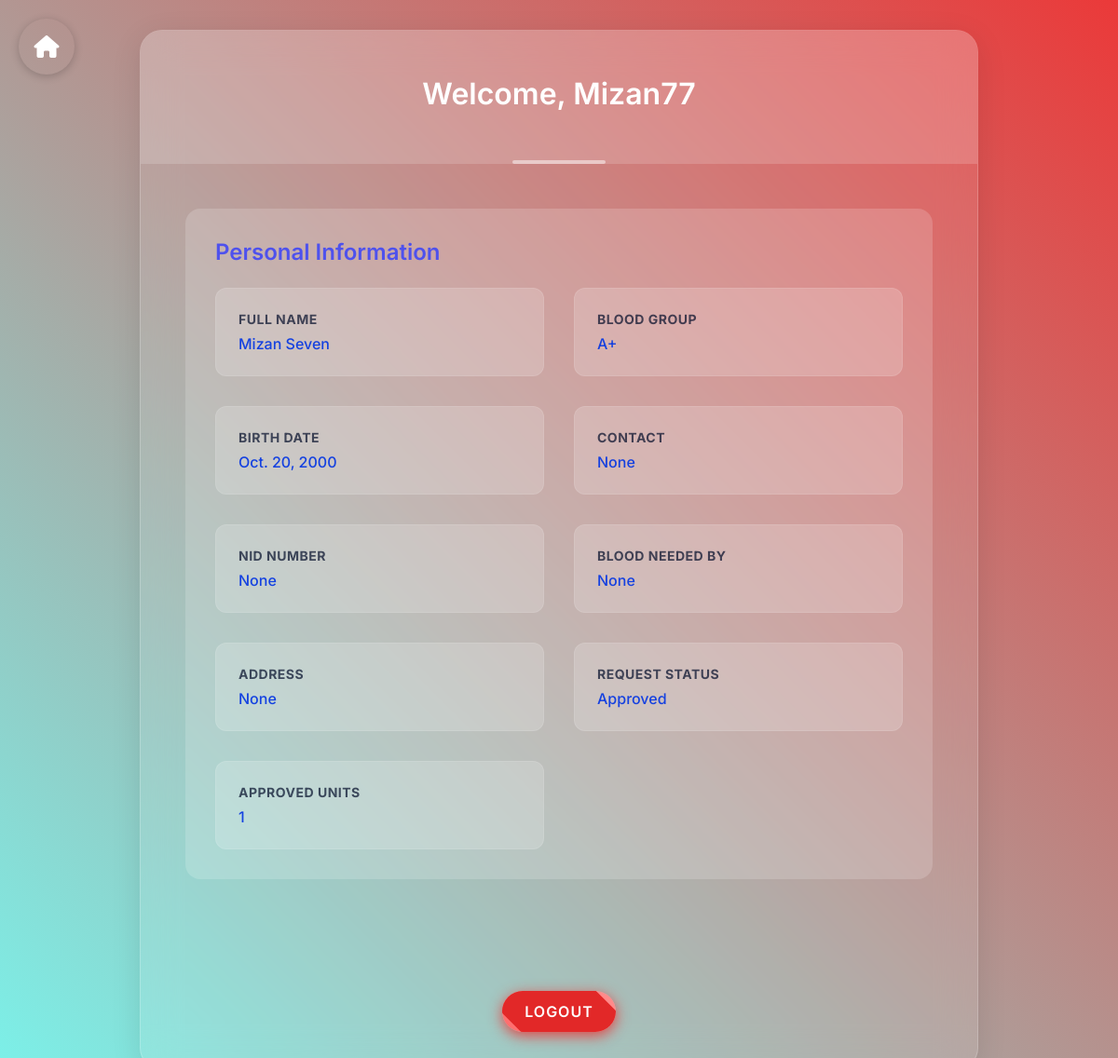
/profile/ (signed in), run on the app's committed database.
### blood_bank/models.py (models this page shows)
class Recipient2(models.Model):
    username = models.CharField(max_length=100)
    full_name = models.CharField(max_length=255, verbose_name="Full Name")
    blood_group = models.ForeignKey(BloodGroup, on_delete=models.CASCADE)
    birth_date = models.DateField(verbose_name="Date of Birth")  # Changed 'dob' to 'birth_date'
    address = models.TextField(null=True, blank=True)
    contact = models.CharField(max_length=15, null=True, blank=True)
    nid_number = models.CharField(max_length=20, null=True, blank=True)
    by_date = models.DateField(null=True, blank=True)
    units = models.PositiveIntegerField(default=1)  # New field for units

class BloodGroup(models.Model):
    name = models.CharField(max_length=10, unique=True, verbose_name="Blood Group")
    class Meta:
        verbose_name = "Blood Group"
        verbose_name_plural = "Blood Groups"
    def __str__(self):
        return self.name

### blood_bank/views.py (the view)
# urls.py: path('profile/', views.profile, name='profile'),
@login_required
def profile(request):
    try:
        recipient = Recipient2.objects.filter(username = request.user.username).first()
        return render(request, 'profile.html', {'recipient': recipient})
    except Recipient2.DoesNotExist:
        return HttpResponse("No recipient data found for this user.")

### blood_bank/templates/profile.html (shortened to what this page needs)
<!DOCTYPE html>
<html lang="en">
<head>
    <link href="https://cdnjs.cloudflare.com/ajax/libs/font-awesome/6.4.0/css/all.min.css" rel="stylesheet">
</head>
<body>
    <button class="home-button" onclick="window.location.href='/'">
        <i class="fas fa-home"></i>
    </button>
</head>
<body>
    <div class="profile-container">
        <div class="profile-header">
            <h2>Welcome, {{ user.username }}</h2>
        </div>
        {% if recipient %}
            <div class="profile-body">
                <div class="profile-section">
                    <h4>Personal Information</h4>
                    <div class="profile-grid">
                        <div class="profile-item">
                            <strong>Full Name</strong>
                            <p>{{ recipient.full_name }}</p>
                        </div>
                        <div class="profile-item">
                            <strong>Blood Group</strong>
                            <p>{{ recipient.blood_group }}</p>
                        </div>
                        <div class="profile-item">
                            <strong>Birth Date</strong>
                            <p>{{ recipient.birth_date }}</p>
                        </div>
                        <div class="profile-item">
                            <strong>Contact</strong>
                            <p>{{ recipient.contact }}</p>
                        </div>
                        <div class="profile-item">
                            <strong>NID Number</strong>
                            <p>{{ recipient.nid_number }}</p>
                        </div>
                        <div class="profile-item">
                            <strong>Blood Needed By</strong>
                            <p>{{ recipient.by_date }}</p>
                        </div>
                        <div class="profile-item" >
                            <strong>Address</strong>
                            <p>{{ recipient.address }}</p>
                        </div>
                        <div class="profile-item">
                            <strong>Request Status</strong>
                            <p>{{ recipient.status }}</p>
                        </div>
                        <div class="profile-item">
                            <strong>Approved Units</strong>
                            <p>{{ recipient.units }}</p>
                        </div>
                    </div>
                </div>
            </div>
        {% else %}
            <div class="no-data">
                <p>No recipient data found for this user.</p>
            </div>
        {% endif %}
        <form method="post" action="/logout/" class="logout-form">
            <button type="submit" class="logout-button">
                <span>Logout</span>
            </button>
        </form>
    </div>
</body>
</html>

### blood_bank/templates/profile.html (style rules this page uses)
* { margin: 0; padding: 0; box-sizing: border-box; font-family: 'Inter', sans-serif; }
body { min-height: 100vh; background: linear-gradient(45deg,rgb(122, 243, 235),rgb(235, 57, 57)); display: flex; align-items: center; justify-content: center; padding: 2rem; }
.profile-container { width: 100%; max-width: 900px; background: rgba(255, 255, 255, 0.1); backdrop-filter: blur(20px); border-radius: 24px; border: 1px solid rgba(255, 255, 255, 0.2); overflow: hidden; box-shadow: 0 8px 32px rgba(0, 0, 0, 0.1); }
.profile-header { padding: 3rem; text-align: center; position: relative; background: rgba(255, 255, 255, 0.16); }
.profile-header h2 { color: rgb(255, 255, 255); font-size: 2rem; font-weight: 600; margin-bottom: 0.5rem; }
.profile-header::after { content: ''; position: absolute; bottom: 0; left: 50%; transform: translateX(-50%); width: 100px; height: 4px; background: rgba(255, 255, 255, 0.49); border-radius: 2px; }
.profile-body { padding: 3rem; }
.profile-section { background: rgba(255, 255, 255, 0.17); border-radius: 16px; padding: 2rem; margin-bottom: 2rem; }
.profile-section h4 { color: rgb(78, 81, 237); font-size: 1.5rem; margin-bottom: 1.5rem; font-weight: 600; }
.profile-grid { display: grid; grid-template-columns: repeat(auto-fit, minmax(250px, 1fr)); gap: 2rem; }
.profile-item { background: rgba(255, 255, 255, 0.18); padding: 1.5rem; border-radius: 12px; border: 1px solid rgba(255, 255, 255, 0.1); transition: transform 0.3s ease; }
.profile-item strong { display: block; color: rgba(1, 12, 40, 0.7); font-size: 0.875rem; margin-bottom: 0.5rem; text-transform: uppercase; letter-spacing: 0.5px; }
.profile-item p { color: rgba(11, 58, 226, 0.95); font-size: 1rem; font-weight: 500; }
.logout-form { text-align: center; margin-top: 40px; margin-bottom: 40px; }
.logout-button { padding: 12px 24px; color: #fff; background: linear-gradient(45deg, #ff6b6b, #ff8e8e); border: none; border-radius: 50px; cursor: pointer; font-size: 16px; font-weight: 600; text-transform: uppercase; letter-spacing: 1px; transition: all 0.3s ease; box-shadow: 0 4px 15px rgba(244, 28, 28, 0.76); position: relative; overflow: hidden; }
.logout-button::before { content: ''; position: absolute; top: -50%; left: -50%; width: 200%; height: 200%; background: rgb(226, 40, 40); transform: rotate(45deg); z-index: 1; transition: all 0.3s ease; }
.logout-button span { position: relative; z-index: 2; }
.home-button { position: fixed; top: 20px; left: 20px; background-color: var(--primary-color); color: white; border: none; border-radius: 50%; width: 60px; height: 60px; font-size: 24px; cursor: pointer; transition: all 0.3s ease; box-shadow: 0 2px 10px rgba(0, 0, 0, 0.2); z-index: 1000; }

### data on the page
Recipient2: full_name "Mizan Seven", blood_group "A+", birth_date "Oct. 20, 2000", contact "None", nid_number "None", by_date "None", address "None", status "Approved", units "1"

### other printed values
{{ user.username }} "Mizan77"
